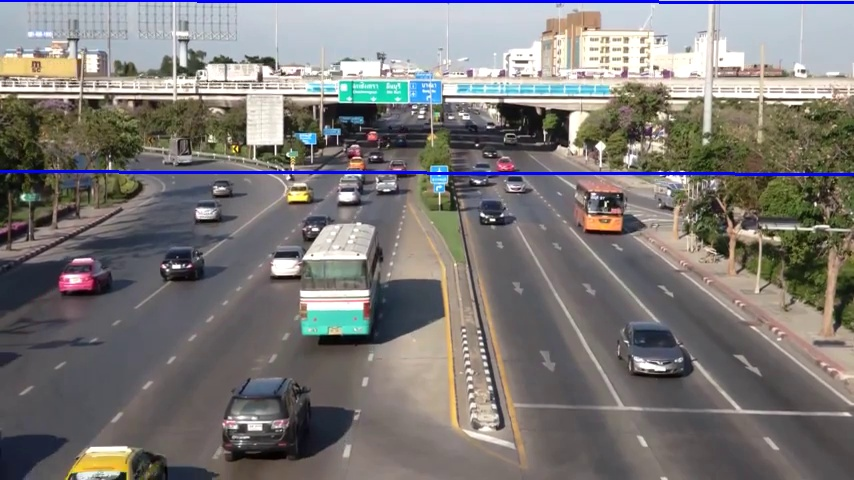
#> input picture 첼.jpg, 854 x 480 px, given in place of cctv.mp4, which was not available
$ jupyter execute chap1-6-1.ipynb   (text cells are left out)
#> lines starting #> are read from the running program, lines starting #| are printed output that depends on the picture; after the words box and inside, x2 and y2 are one past the last pixel; in counts of white or black regions, pixels touching at a corner belong together; pictures that were not available may be replaced by others from this repository, and a replacement may not be noted
[cell 1]
import cv2
import numpy as np
import os
from matplotlib import pyplot as plt

[cell 2]
resource_path = os.getcwd() + '/resource/'

[cell 3]
cap = cv2.VideoCapture(resource_path + 'cctv.mp4')

[cell 4]
# take first frame of the video
ret,frame = cap.read()
#> frame is the input picture: shape (480, 854, 3); mean B, G, R 119, 120.9, 124

[cell 5]
print(ret)
#| True
frame.shape
#> Out = (480, 854, 3)

[cell 6]
plt.figure(figsize=(15,15))
plt.imshow(frame)
plt.show()

[cell 7]
# setup initial location of window
r,h,c,w = 100,50,395,50 # simply hardcoded the values
track_window = (c,r,w,h)

[cell 8]
# set up the ROI for tracking
roi = frame[r:r+h, c:c+w]
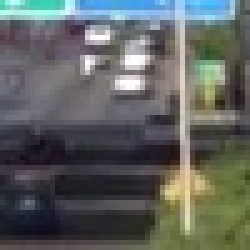
#> roi: shape (50, 50, 3) (shown 5 times larger); mean B, G, R 95.2, 98.2, 94.6
plt.imshow(roi)
plt.show()

[cell 9]
hsv_roi = cv2.cvtColor(roi, cv2.COLOR_BGR2HSV)
#> hsv_roi: shape (50, 50, 3); mean H, S, V 89.3, 51.4, 106.6

[cell 10]
# set up the ROI for tracking
plt.imshow(hsv_roi)
plt.show()

[cell 11]
mask = cv2.inRange(hsv_roi, np.array((0., 60.,32.)), np.array((180.,255.,255.)))
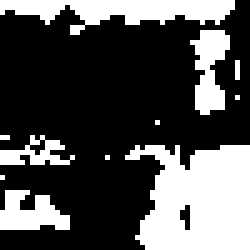
#> mask: shape (50, 50) (shown 5 times larger); 31.7% white; 11 white regions (6 under 20 px), largest, box (x1, y1, x2, y2) and area: (25, 29, 50, 50) 403, (0, 0, 47, 7) 176, (38, 6, 46, 23) 83, (0, 38, 14, 46) 76, (0, 27, 15, 33) 44

[cell 12]
roi_hist = cv2.calcHist([hsv_roi],[0],mask,[180],[0,180])
#> roi_hist = 180 values, max 94 at index 36, min 0 at index 1, mean 4.4
plt.plot(roi_hist, color = 'b')
plt.xlim((0, 180))
plt.show
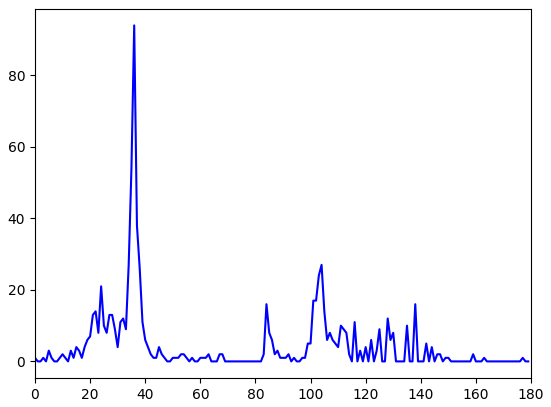
#> figure drawn by matplotlib, 1 panel; curve peaks at x = 36, y = 94

[cell 13]
roi_hist = cv2.normalize(roi_hist, roi_hist, 0,255,cv2.NORM_MINMAX)
#> roi_hist = 180 values, max 255 at index 36, min 0 at index 1, mean 11.94
plt.plot(roi_hist, color = 'b')
plt.xlim((0, 180))
plt.show
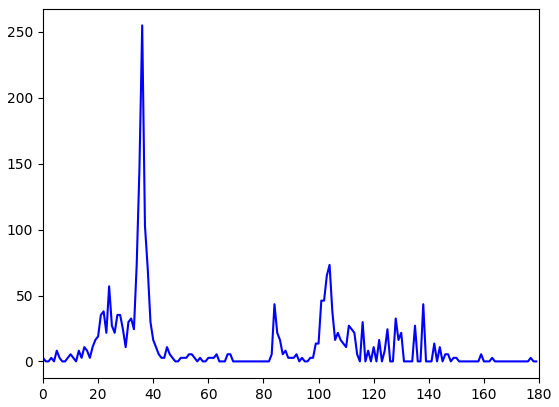
#> figure drawn by matplotlib, 1 panel; curve peaks at x = 36, y = 255

[cell 14]
# Setup the termination criteria, either 10 iteration or move by atleast 1 pt
term_crit = ( cv2.TERM_CRITERIA_EPS | cv2.TERM_CRITERIA_COUNT, 10, 1 )

[cell 15]
while(1):
    ret ,frame = cap.read()
    if ret == True:
        hsv = cv2.cvtColor(frame, cv2.COLOR_BGR2HSV)
#> hsv: shape (480, 854, 3); mean H, S, V 68.3, 44.6, 132.5

        dst = cv2.calcBackProject([hsv],[0],roi_hist,[0,180],1)
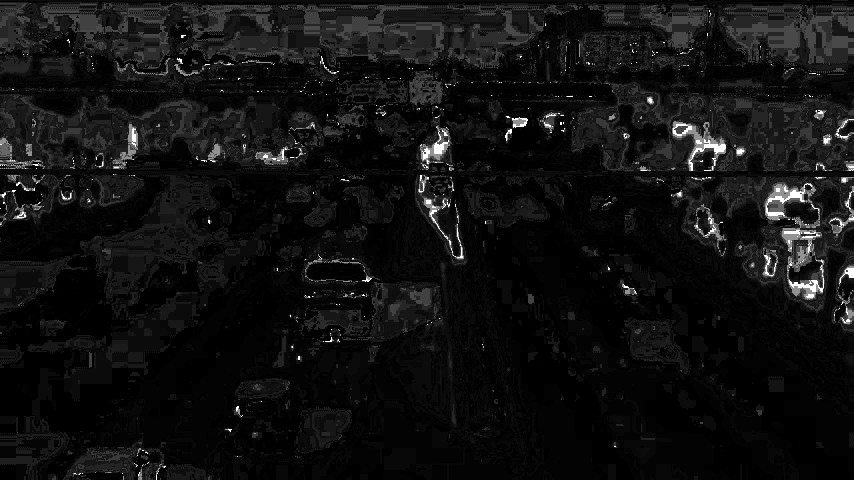
#> dst: shape (480, 854); min 0, max 255, mean 17.2
        # apply meanshift to get the new location
        ret, track_window = cv2.meanShift(dst, track_window, term_crit)
#> ret = 5; track_window = (410, 124, 50, 50)

        # Draw it on image
        x,y,w,h = track_window
#> x = 410; y = 124; w = 50; h = 50
        img2 = cv2.rectangle(frame, (x,y), (x+w,y+h), 255,2)
        cv2.imshow('img2',img2)
        k = cv2.waitKey(60) & 0xff
#> (key Esc is pressed here)
        if k == 27:
            break
        else:
            cv2.imwrite(chr(k)+".jpg",img2)
    else:
        break

cv2.destroyAllWindows()
cap.release()

[cell 16]
cap = cv2.VideoCapture(resource_path + 'cctv.mp4')

# take first frame of the video
ret,frame = cap.read()

# setup initial location of window
r,h,c,w = 100,50,395,50 # simply hardcoded the values
track_window = (c,r,w,h)

# set up the ROI for tracking
roi = frame[r:r+h, c:c+w]
plt.imshow(roi)
plt.show()

[cell 17]
hsv_roi = cv2.cvtColor(roi, cv2.COLOR_BGR2HSV)
plt.imshow(hsv_roi)
plt.show()

[cell 18]
mask = cv2.inRange(hsv_roi, np.array((0., 60.,32.)), np.array((180.,255.,255.)))
roi_hist = cv2.calcHist([hsv_roi],[0],mask,[180],[0,180])
#> roi_hist = 180 values, max 94 at index 36, min 0 at index 1, mean 4.4
# cv2.normalize(roi_hist,roi_hist,0,255,cv2.NORM_MINMAX)
roi_hist = cv2.normalize(roi_hist, roi_hist, 0,255,cv2.NORM_MINMAX)
#> roi_hist = 180 values, max 255 at index 36, min 0 at index 1, mean 11.94
plt.plot(roi_hist, color = 'b')
plt.xlim((0, 180))
plt.show

[cell 19]
# Setup the termination criteria, either 10 iteration or move by atleast 1 pt
term_crit = ( cv2.TERM_CRITERIA_EPS | cv2.TERM_CRITERIA_COUNT, 10, 1 )
while(1):
    ret ,frame = cap.read()
    if ret == True:
        hsv = cv2.cvtColor(frame, cv2.COLOR_BGR2HSV)
        dst = cv2.calcBackProject([hsv],[0],roi_hist,[0,180],1)

        # apply meanshift to get the new location
        ret, track_window = cv2.CamShift(dst, track_window, term_crit)
#> ret = ((434.5, 150), (48.2, 64.02), 20.58); track_window = (411, 119, 47, 62)

        # Draw it on image
        pts = cv2.boxPoints(ret)
#> pts = [[400.7, 171.5], [423.2, 111.6], [468.3, 128.5], [445.8, 188.4]]
        pts = np.int0(pts)
#> pts = [[400, 171], [423, 111], [468, 128], [445, 188]]
        img2 = cv2.polylines(frame,[pts],True, 255,2)
        # x,y,w,h = track_window
        # img2 = cv2.rectangle(frame, (x,y), (x+w,y+h), 255,2)
        cv2.imshow('img2',img2)
        k = cv2.waitKey(60) & 0xff
#> (key Esc is pressed here)
        if k == 27:
            break
        else:
            cv2.imwrite(chr(k)+".jpg",img2)

    else:
        break

cv2.destroyAllWindows()
cap.release()
